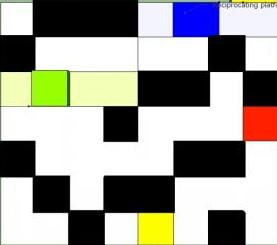
%> input picture Oceans'14/1.jpg, 277 x 245 px
$ octave main_ocean.m   (GNU Octave 9; MATLAB toolbox functions it lacks are replaced by stand-ins)
%> lines starting %> are read from the running program, lines starting %| are printed output that depends on the picture; in (x1, y1, x2, y2) boxes, pixels count from 0 and x2, y2 are one past the last pixel; in counts of white or black regions, pixels touching at a corner belong together; the program's own positions count from 1
I=imread('1.jpg');
%> I is the input picture: size 245x277x3 uint8; mean R, G, B 159.2, 158.2, 150.9
size(I)
%> ans = [245 277 3]

[m,n,t]=size(I);
%> m = 245; n = 277; t = 3
binblue=zeros(m,n); num=0;
for i=1:m
for j=1:n
if(I(i,j,1)<=255 && I(i,j,1)>239 && I(i,j,2)<=255 && I(i,j,2)>244 && I(i,j,3)<90)
binblue(i,j)=1; num=num+1;
end
end
imshow(binblue);
end
%> this loop made 245 passes
%> pass 1, `imshow(binblue);`:
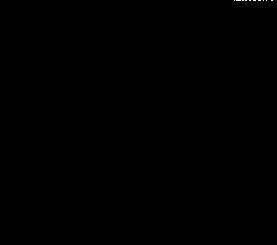
%> displayed picture: size 245x277, on the screen's scale of 0 to 255; 0.03% white in thin lines or dots, all inside (x1, y1, x2, y2) = (234, 0, 273, 1)
%> after the loop:
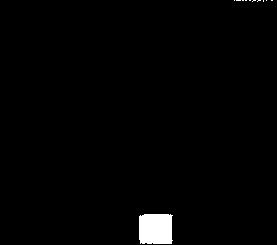
%> binblue: size 245x277 double; values 0 (black) and 1 (white), 1.5% white; 11 white regions (10 under 20 px), largest, box (x1, y1, x2, y2) and area: (139, 214, 173, 244) 975
%> after the loop, num = 1000
se = strel('square', 5);
bw=imclose(binblue,se);
%> bw: size 245x277 double; values 0 (black) and 1 (white), 1.5% white; 2 white regions, box (x1, y1, x2, y2) and area: (139, 214, 173, 244) 981, (234, 0, 273, 2) 46

bw=imfill(bw,'holes');

se=strel('disk',2);
bw=imopen(bw,se);
%> bw: size 245x277 double; values 0 (black) and 1 (white), 1.4% white; 1 white region, box (x1, y1, x2, y2) and area: (139, 214, 173, 244) 970
imshow(bw);
%count no of objects
%centroid
[rows,cols] = size(binblue);
%> rows = 245; cols = 277
x = ones(rows,1)*[1:cols];    % Matrix with each pixel set to its x coordinate
y = [1:rows]'*ones(1,cols);   %   "     "     "    "    "  "   "  y    "

area = sum(sum(binblue));
%> area = 1000
meanx = sum(sum(double(binblue).*x))/area;
%> meanx = 158.6
meany = sum(sum(double(binblue).*y))/area;
%> meany = 223.8
%centroid end
%detecting black region
[m,n,t]=size(I);
binblack=zeros(m,n); num=0;
for i=1:m
for j=1:n
if(I(i,j,1)<=10 && I(i,j,2)<=10 && I(i,j,3)<30)
binblack(i,j)=1; num=num+1;
end
end
imshow(binblack);
end
%> this loop made 245 passes
%> pass 1, `imshow(binblack);`:
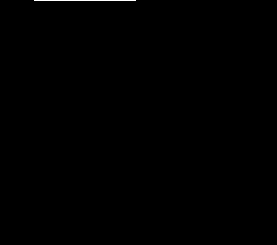
%> displayed picture: size 245x277, on the screen's scale of 0 to 255; 0.15% white in thin lines or dots, all inside (x1, y1, x2, y2) = (34, 0, 136, 1)
%> pass 2, `imshow(binblack);`:
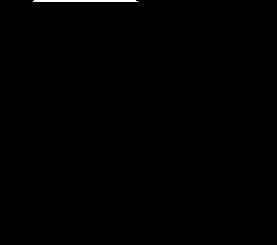
%> displayed picture: size 245x277, on the screen's scale of 0 to 255; 0.31% white; 1 white region, box (x1, y1, x2, y2) and area: (33, 0, 138, 2) 207
%> after the loop:
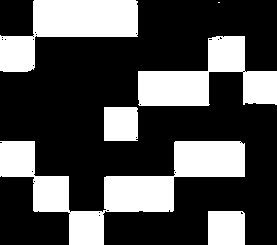
%> binblack: size 245x277 double; values 0 (black) and 1 (white), 31.2% white; 6 white regions (1 under 20 px), largest, box (x1, y1, x2, y2) and area: (0, 141, 245, 245) 8780, (0, 0, 138, 72) 5110, (138, 36, 277, 106) 4906, (208, 211, 245, 245) 1252, (104, 107, 138, 141) 1150
%> after the loop, num = 21200
[labeled,numObjects] = bwlabel(binblack,4);
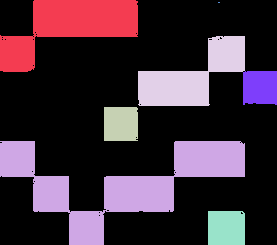
%> labeled: size 245x277 double; 8 distinct labels, from 0 to 7; one colour per label, 0 black
%> numObjects = 7
